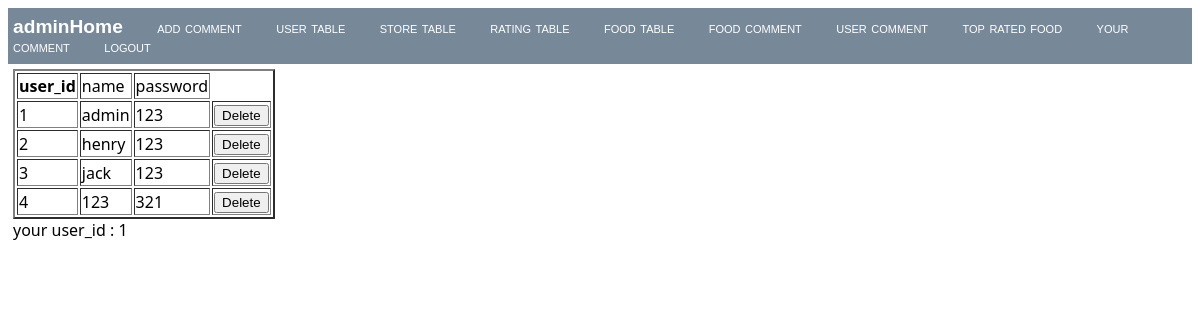
The page /adminlistuser (signed in) on the database its author committed.
### tables this page shows
CREATE TABLE User (name text, password text);

### app.py (the view)
@app.route('/adminlistuser')
def admin_list_user():
    if session.get('user_id') != 1:
        return render_template('guest_relogin.html')
    con = sqlite3.connect("database.db")
    cur = con.cursor()
    cur.execute("SELECT rowid, * FROM User")
    rows = cur.fetchall()
    con.close()
    return render_template("admin_list_user.html",rows = rows)

### templates/admin_list_user.html (shortened to what this page needs)
{% extends "admin_layout.html" %}
{% block content %}
        <table border="2px">
            <thead>
                <td><strong>user_id</strong></td>
                <td>name</td>
                <td>password</td>
            </thead>
            {% for row in rows %}
            <tr>
                <td>{{ row[0] }}</td>
                <td>{{ row[1] }}</td>
                <td>{{ row[2] }}</td>
                <td>
                    <form action="{{url_for('delete_user')}}" method="POST">
                        <input type="submit" value="Delete">
                    </form>
                </td>
            </tr>
            {% endfor %}
        </table>
{% endblock %}

### rows shown on the page
User: rowid "1", name "admin", password "123"
User: rowid "2", name "henry", password "123"
User: rowid "3", name "jack", password "123"
User: rowid "4", name "123", password "321"

### other values the page prints
{{ session.get('user_id') }} "1"
